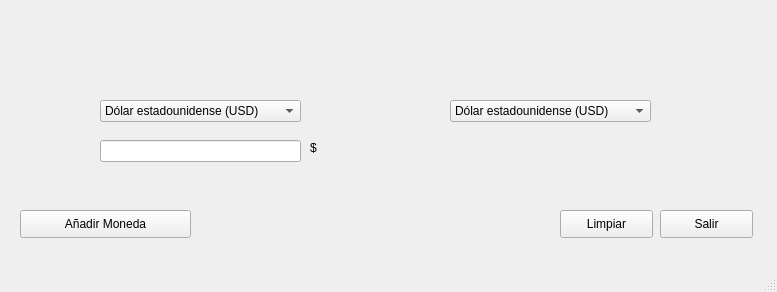
<?xml version="1.0" encoding="UTF-8"?>
<ui version="4.0">
 <class>MainWindow</class>
 <widget class="QMainWindow" name="MainWindow">
  <property name="geometry">
   <rect>
    <x>0</x>
    <y>0</y>
    <width>777</width>
    <height>292</height>
   </rect>
  </property>
  <property name="windowTitle">
   <string>Conversor de Monedas</string>
  </property>
  <widget class="QWidget" name="centralwidget">
   <widget class="QComboBox" name="monedaEntrante">
    <property name="geometry">
     <rect>
      <x>100</x>
      <y>100</y>
      <width>201</width>
      <height>22</height>
     </rect>
    </property>
    <item>
     <property name="text">
      <string>Dólar estadounidense (USD)</string>
     </property>
    </item>
    <item>
     <property name="text">
      <string>Euro (EUR)</string>
     </property>
    </item>
    <item>
     <property name="text">
      <string>Yen japonés (JPY)</string>
     </property>
    </item>
    <item>
     <property name="text">
      <string>Libra esterlina (GBP)</string>
     </property>
    </item>
    <item>
     <property name="text">
      <string>Franco suizo (CHF)</string>
     </property>
    </item>
   </widget>
   <widget class="QComboBox" name="monedaSaliente">
    <property name="geometry">
     <rect>
      <x>450</x>
      <y>100</y>
      <width>201</width>
      <height>22</height>
     </rect>
    </property>
    <item>
     <property name="text">
      <string>Dólar estadounidense (USD)</string>
     </property>
    </item>
    <item>
     <property name="text">
      <string>Euro (EUR)</string>
     </property>
    </item>
    <item>
     <property name="text">
      <string>Yen japonés (JPY)</string>
     </property>
    </item>
    <item>
     <property name="text">
      <string>Libra esterlina (GBP)</string>
     </property>
    </item>
    <item>
     <property name="text">
      <string>Franco suizo (CHF)</string>
     </property>
    </item>
   </widget>
   <widget class="QPushButton" name="cerrarVentana">
    <property name="geometry">
     <rect>
      <x>660</x>
      <y>210</y>
      <width>93</width>
      <height>28</height>
     </rect>
    </property>
    <property name="text">
     <string>Salir</string>
    </property>
   </widget>
   <widget class="QLineEdit" name="input">
    <property name="geometry">
     <rect>
      <x>100</x>
      <y>140</y>
      <width>201</width>
      <height>22</height>
     </rect>
    </property>
   </widget>
   <widget class="QLabel" name="label">
    <property name="geometry">
     <rect>
      <x>460</x>
      <y>140</y>
      <width>191</width>
      <height>20</height>
     </rect>
    </property>
    <property name="text">
     <string/>
    </property>
   </widget>
   <widget class="QPushButton" name="limpiar">
    <property name="geometry">
     <rect>
      <x>560</x>
      <y>210</y>
      <width>93</width>
      <height>28</height>
     </rect>
    </property>
    <property name="text">
     <string>Limpiar</string>
    </property>
   </widget>
   <widget class="QLabel" name="simboloEntrante">
    <property name="geometry">
     <rect>
      <x>310</x>
      <y>140</y>
      <width>55</width>
      <height>16</height>
     </rect>
    </property>
    <property name="text">
     <string>$</string>
    </property>
   </widget>
   <widget class="QPushButton" name="aniadir">
    <property name="geometry">
     <rect>
      <x>20</x>
      <y>210</y>
      <width>171</width>
      <height>28</height>
     </rect>
    </property>
    <property name="text">
     <string>Añadir Moneda</string>
    </property>
   </widget>
  </widget>
  <widget class="QMenuBar" name="menubar">
   <property name="geometry">
    <rect>
     <x>0</x>
     <y>0</y>
     <width>777</width>
     <height>26</height>
    </rect>
   </property>
  </widget>
  <widget class="QStatusBar" name="statusbar"/>
 </widget>
 <resources/>
 <connections/>
</ui>
